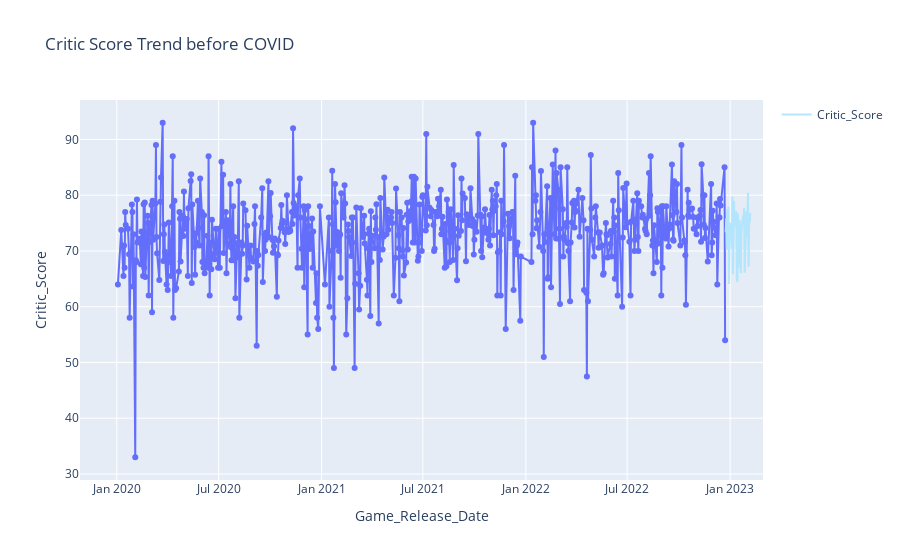

Notebook code for this chart:
### Code cell
modelcovid.import_template(
"modelcovid.csv",
method="only",
enforce_model_list=True)

predictioncovid = modelcovid.predict(forecast_length=45)
forecastcovid = predictioncovid.forecast
forecastcovid.reset_index()

dftimecovid = dfcovid[['Critic_Score','Game_Release_Date']]
dftimecovid = dftimecovid.groupby(['Game_Release_Date'])['Critic_Score'].mean().reset_index()

figtimeallcovid = px.line(dftimecovid, x="Game_Release_Date", y="Critic_Score", title='Critic Score Trend before COVID',markers=True)
figtimeallcovid.update_traces(textposition="bottom right")
figtimeallcovid.add_trace(go.Scatter(x=forecastcovid.index, y=forecastcovid["Critic_Score"], name='Critic_Score',marker_color='rgb(179, 229, 252)'))
figtimeallcovid.show()

### Figure 1 — Plotly figure (JSON) as saved in the notebook; plotly's stock layout.template omitted (floating-point values rounded to 4 significant figures; data arrays with more than 128 entries replaced by an {"elided": "..."} marker saying what was removed)
{"data": [{"hovertemplate": "Game_Release_Date=%{x}<br>Critic_Score=%{y}<extra></extra>", "legendgroup": "", "line": {"color": "#636efa", "dash": "solid"}, "marker": {"symbol": "circle"}, "mode": "markers+lines", "name": "", "orientation": "v", "showlegend": false, "textposition": "bottom right", "type": "scatter", "x": {"elided": "591 str values"}, "xaxis": "x", "y": {"elided": "591 float values"}, "yaxis": "y"}, {"marker": {"color": "rgb(179, 229, 252)"}, "name": "Critic_Score", "type": "scatter", "x": ["2022-12-24T00:00:00", "2022-12-25T00:00:00", "2022-12-26T00:00:00", "2022-12-27T00:00:00", "2022-12-28T00:00:00", "2022-12-29T00:00:00", "2022-12-30T00:00:00", "2022-12-31T00:00:00", "2023-01-01T00:00:00", "2023-01-02T00:00:00", "2023-01-03T00:00:00", "2023-01-04T00:00:00", "2023-01-05T00:00:00", "2023-01-06T00:00:00", "2023-01-07T00:00:00", "2023-01-08T00:00:00", "2023-01-09T00:00:00", "2023-01-10T00:00:00", "2023-01-11T00:00:00", "2023-01-12T00:00:00", "2023-01-13T00:00:00", "2023-01-14T00:00:00", "2023-01-15T00:00:00", "2023-01-16T00:00:00", "2023-01-17T00:00:00", "2023-01-18T00:00:00", "2023-01-19T00:00:00", "2023-01-20T00:00:00", "2023-01-21T00:00:00", "2023-01-22T00:00:00", "2023-01-23T00:00:00", "2023-01-24T00:00:00", "2023-01-25T00:00:00", "2023-01-26T00:00:00", "2023-01-27T00:00:00", "2023-01-28T00:00:00", "2023-01-29T00:00:00", "2023-01-30T00:00:00", "2023-01-31T00:00:00", "2023-02-01T00:00:00", "2023-02-02T00:00:00", "2023-02-03T00:00:00", "2023-02-04T00:00:00", "2023-02-05T00:00:00", "2023-02-06T00:00:00"], "y": [73.34, 75.87, 70.24, 77.55, 75.38, 77.97, 64.08, 73.73, 74.67, 75.03, 74.09, 70.36, 79.77, 65.81, 71.76, 78.94, 74.35, 76.09, 74.36, 77.11, 64.87, 64.43, 76.74, 67.04, 74.99, 75.5, 73.47, 66.03, 73.22, 74.89, 74.41, 76.45, 74.82, 77.75, 66.08, 69.23, 73.91, 77.12, 72.57, 76.52, 80.46, 67.19, 75.38, 75.11, 76.8]}], "layout": {"legend": {"tracegroupgap": 0}, "title": {"text": "Critic Score Trend before COVID"}, "xaxis": {"anchor": "y", "domain": [0, 1], "title": {"text": "Game_Release_Date"}}, "yaxis": {"anchor": "x", "domain": [0, 1], "title": {"text": "Critic_Score"}}}}
